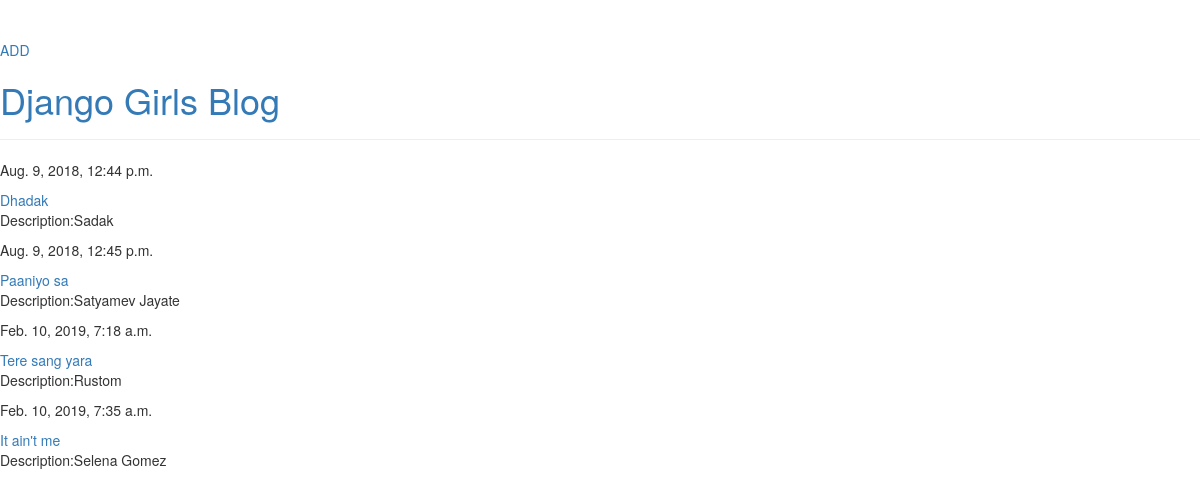
The page / on the database its author committed.
### exp_app/models.py (models this page shows, shortened)
class Article(models.Model):
    author=models.ForeignKey('auth.user',on_delete=models.CASCADE )
    title=models.CharField(max_length=40)
    text=models.TextField()
    created_date=models.DateTimeField(default=timezone.now())
    published_date=models.DateTimeField()

### exp_app/views.py (the view)
# urls.py: path('',views.post_list),
def post_list(request):
      posts = Article.objects.filter(published_date__lte=timezone.now()).order_by('published_date')
      return render(request,'blog/post.html',{'posts':posts})

### Templates/blog/post.html
{% extends 'blog/base.html' %}
{% block content %}
  {% for post in posts %}
       <p>{{ post.published_date }}</p>
       <a href="{% url 'post_detail' pk=post.pk %}">{{ post.title }}</a>
       <p>Description:{{ post.text|linebreaksbr }}</p>
    {% endfor %}
{% endblock %}

### Templates/blog/base.html (shortened to what this page needs)
<!DOCTYPE html>
{% load staticfiles %}
<html lang="en" dir="ltr">
  <head>
    <link rel="stylesheet" href="{% static 'css/exp_app.css' %}">
    <link rel="stylesheet" href="//maxcdn.bootstrapcdn.com/bootstrap/3.2.0/css/bootstrap.min.css">
<link rel="stylesheet" href="//maxcdn.bootstrapcdn.com/bootstrap/3.2.0/css/bootstrap-theme.min.css">
  </head>
  <body>
    <div class="page-header">
           <a href="{% url 'post_new' %}" class="top-menu">ADD</a>
           <h1><a href="/">Django Girls Blog</a></h1>
       </div>
    {% block content %}
    {% endblock %}
  </body>
</html>

### exp_app/static/css/exp_app.css (style rules this page uses)
h1 { color:red; }

### rows shown on the page
Article: published_date "Aug. 9, 2018, 12:44 p.m.", title "Dhadak", text "Sadak"
Article: published_date "Aug. 9, 2018, 12:45 p.m.", title "Paaniyo sa", text "Satyamev Jayate"
Article: published_date "Feb. 10, 2019, 7:18 a.m.", title "Tere sang yara", text "Rustom"
Article: published_date "Feb. 10, 2019, 7:35 a.m.", title "It ain't me", text "Selena Gomez"
